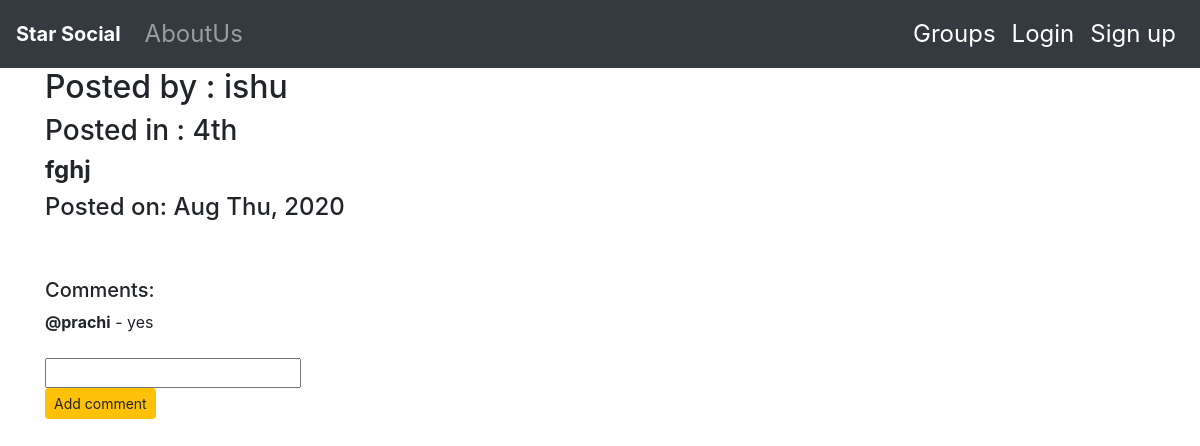
Screenshot of /posts/by/ishu/8/ with the database file from the repository.
### posts/models.py (models this page shows, shortened)
class Post(models.Model):
    user=models.ForeignKey(settings.AUTH_USER_MODEL,related_name='posts',on_delete=models.CASCADE)
    created_at=models.DateTimeField(auto_now=True)
    message=models.TextField()
    group=models.ForeignKey(Group,related_name='posts',null=True,blank=True,on_delete=models.CASCADE)
    class Meta:
        ordering =['-created_at']
        unique_together=['user','message']

class Comment(models.Model):
    author=models.ForeignKey(settings.AUTH_USER_MODEL,on_delete=models.CASCADE)
    text=models.TextField()
    create_date=models.DateTimeField(auto_now=True)
    post=models.ForeignKey(Post,related_name="comments",on_delete=models.CASCADE)

### accounts/models.py (models this page shows)
class User(AbstractUser):
    email = models.EmailField(_('email address'), unique=True)
    def __str__(self):
        return "@{}".format(self.username)

### groups/models.py (models this page shows, shortened)
class Group(models.Model):
    name=models.CharField(max_length=250,unique=True)
    slug=models.SlugField(allow_unicode=True,unique=True)
    description=models.TextField(blank=True,default='')
    members=models.ManyToManyField(settings.AUTH_USER_MODEL,through="Groupmember")
    class Meta:
        ordering =['name']

### posts/views.py (the view)
# urls.py: re_path(r'by/(?P<username>[-\w]+)/(?P<pk>\d+)/$',PostDetail.as_view(),name='single'),
class PostDetail(SelectRelatedMixin,DetailView):
    model=Post
    select_related=('user','group')
    context_object_name='post'
    def get_queryset(self):
        queryset=super().get_queryset()
        return queryset.filter(user__username__iexact=self.kwargs.get('username'))
    def get_context_data(self, **kwargs):
        context = super().get_context_data(**kwargs)
        context['user'] = User
        return context

### posts/templates/posts/post_detail.html (shortened to what this page needs)
{% extends 'post_base.html' %}
{% load crispy_forms_tags %}
{% block prepost %}
    <div class="col-md-4">
     <h2> Posted by : {{post.user.username }} </h3>
     {% if post.group %}
        <h3> Posted in : {{post.group.name}} </h3>
     {% endif %}
        <h4><b> {{post.message}}</b></h3>
        <h4> Posted on: {{post.created_at|date:"M D, Y"}} </h4>
     <br>
     <br>
    <h5>Comments:</h5>
   {% if post.comments %}
        {% for comment in post.comments.all %}
            <b>{{comment.author}}</b>&nbsp-
            {{comment.text|safe}}
            <br>
        {% endfor %}
    {% else %}
        <p> No comments yet </p>
    {% endif %}
    <br>
{% endblock %}
{% if request.user.is_authenticated %}
{% block post_post %}
    <form method="POST" action="{% url 'posts:addcomment' username=post.user.username pk=post.pk%}">
        <input type="text" name="text">&nbsp;&nbsp;
        <input type="submit" class="btn btn-sm btn-warning" value="Add comment">
    </form>
{% endblock %}
{% endif %}

### static/css/style.css (style rules this page uses)
body { font-family: 'Source Sans Pro', sans-serif; }

### rows the page displays
Post: user.username "ishu", group.name "4th", message "fghj", created_at "Aug Thu, 2020"
Comment: author "@prachi", text "yes"
